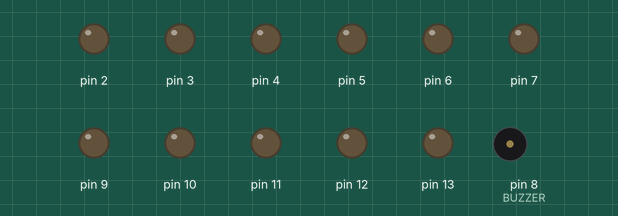
Bench run of a sketch on a simulated Arduino Uno, built with avr-gcc and run on an emulated ATmega328P. Parts: output pins drawn as LEDs (lit = HIGH), buzzer (waves = sounding).

Above: at 0.1 s.
At 0.8 s:
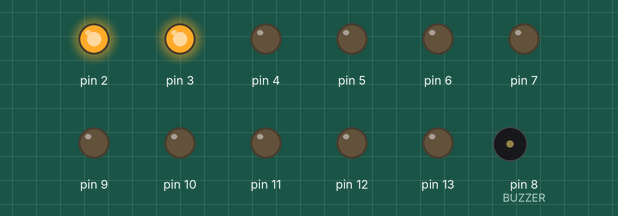
At 1.4 s:
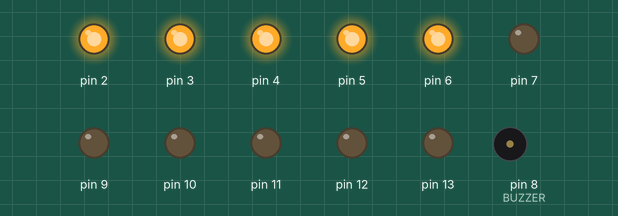
At 3.4 s:
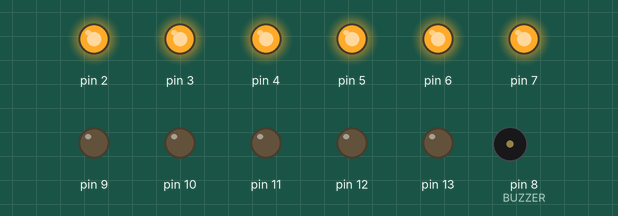
At 23.0 s:
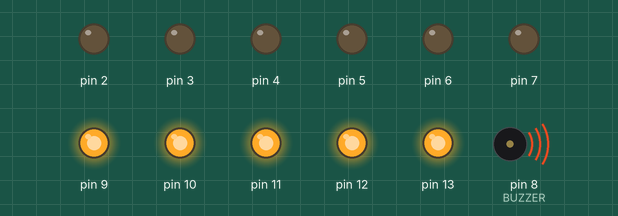
At 38.47 s:
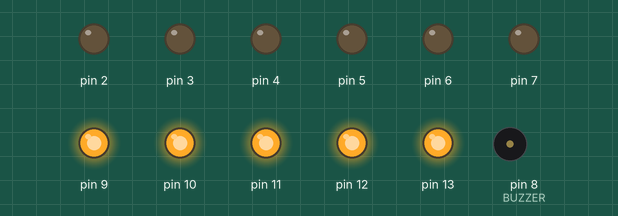
Timing chart, 0 to 40.0 s (numbered marks = the images above):
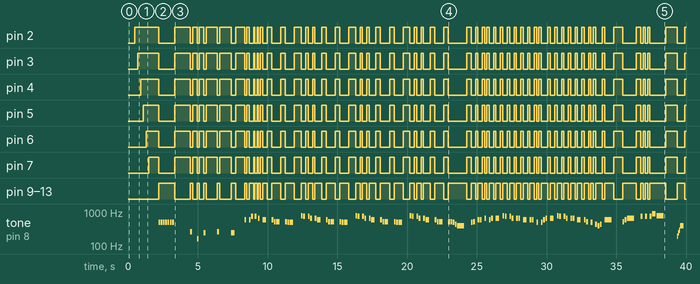

Measured:
- by itself, pin 2: LOW → HIGH at 0.50 s, → LOW 1.7 s later, → HIGH 1.1 s later, → LOW 1.1 s later, … (109 changes in this stretch)
- by itself, pin 3: LOW → HIGH at 0.70 s, → LOW 1.5 s later, → HIGH 1.1 s later, → LOW 1.1 s later, … (109 changes in this stretch)
- by itself, pin 4: LOW → HIGH at 0.90 s, → LOW 1.3 s later, → HIGH 1.1 s later, → LOW 1.1 s later, … (109 changes in this stretch)
- by itself, pin 5: LOW → HIGH at 1.1 s, → LOW 1.1 s later, → HIGH 1.1 s later, → LOW 1.1 s later, … (109 changes in this stretch)
- by itself, pin 6: LOW → HIGH at 1.3 s, → LOW 0.90 s later, → HIGH 1.1 s later, → LOW 1.1 s later, … (109 changes in this stretch)
- by itself, pin 7: LOW → HIGH at 1.5 s, → LOW 0.70 s later, → HIGH 1.1 s later, → LOW 1.1 s later, … (109 changes in this stretch)
- by itself, pin 9–13: LOW → HIGH at 2.2 s, → LOW 1.1 s later, → HIGH 1.1 s later, → LOW 0.16 s later, … (108 changes in this stretch)
- by itself, tone on pin 8 (BUZZER): plays 494 Hz for 0.13 s, 494 Hz for 0.13 s, 494 Hz for 0.13 s, 494 Hz for 0.13 s, 494 Hz for 0.13 s, 494 Hz for 0.13 s … (110 notes in this stretch)

The sketch:

UnPocoLocoVocal.ino
```cpp
/*
 * This code will play a melody for Vietnam song titled Trong Com https://www.youtube.com/watch?v=HsgxsqjFt1c
 * using Maker Uno.
 *
 * Maker Uno: https://www.cytron.io/p-maker-uno
 *
 * Created by:
 * 5 Mar 2018   Idris   Cytron Technologies
 */

#include "pitches.h"

#define BUZZER  8

#define TEMPO 1000

int pin = 0;

// notes in the melody:
int melody[] = {
  NOTE_B4, NOTE_B4, NOTE_B4, NOTE_B4, NOTE_B4, NOTE_B4, NOTE_B4, 0,

  0, 0, 0, 0, 0, 0, NOTE_C4,
  0, 0, NOTE_E3, 0, 0, NOTE_B3, 0,
  0, 0, 0, 0, NOTE_C4, 0,
  0, 0, 0, 0, NOTE_B3, 0, 0, 0, 0,

  NOTE_D5, 0, NOTE_D5, NOTE_FS5, 0, NOTE_FS5, 0, NOTE_E5, 0, NOTE_D5, 0,
  NOTE_D5, NOTE_C5, NOTE_C5, 0, NOTE_C5, NOTE_B4, NOTE_B4, 0,

  0, NOTE_G5, NOTE_FS5, 0, NOTE_FS5, NOTE_E5, 0, NOTE_E5, NOTE_D5, 0,
  NOTE_D5, NOTE_C5, NOTE_C5, 0, NOTE_C5, NOTE_B4, NOTE_B4, 0,

  0, NOTE_G5, NOTE_FS5, 0, NOTE_FS5, NOTE_E5, 0, NOTE_E5, NOTE_D5, 0,
  NOTE_D5, NOTE_C5, NOTE_C5, 0, NOTE_C5, NOTE_B4, NOTE_B4, 0,

  0, NOTE_G5, NOTE_FS5, 0, NOTE_FS5, NOTE_E5, 0, NOTE_E5, NOTE_D5, 0,
  NOTE_D5, NOTE_C5, NOTE_C5, 0, NOTE_C5, NOTE_C5, NOTE_B4, NOTE_A4, NOTE_G4, 0,

  NOTE_B4, NOTE_C5, 0, NOTE_D5, NOTE_D5, 0, NOTE_E5, 0, NOTE_D5, NOTE_E5, 0, NOTE_E5, 0,
  NOTE_G5, NOTE_FS5, 0, NOTE_FS5, NOTE_E5, 0, NOTE_E5, NOTE_E5, 0, NOTE_D5, 0,

  NOTE_D5, NOTE_D5, 0, NOTE_B4, 0, NOTE_B4, NOTE_D5, NOTE_E5, 0, NOTE_E5, 0,
  NOTE_G5, NOTE_FS5, 0, NOTE_FS5, NOTE_E5, 0, NOTE_E5, NOTE_E5, 0, NOTE_D5, 0,

  NOTE_D5, NOTE_C5, 0, NOTE_B4, 0, NOTE_A4, NOTE_G4, NOTE_A4, 0, NOTE_D5, 0,
  NOTE_C5, NOTE_D5, NOTE_E5, 0, NOTE_FS5, 0, NOTE_FS5, 0, NOTE_FS5, NOTE_A5, NOTE_G5, 0, 0,

  NOTE_G3, NOTE_B3, NOTE_D4, NOTE_G4, 0,
};

// note durations: 4 = quarter note, 8 = eighth note, etc.:
int noteDurations[] = {
  8, 8, 8, 8, 8, 8, 8, 8, // 8

  8, 8, 8, 8, 8, 8, 8,
  8, 8, 8, 8, 8, 8, 8,
  8, 8, 8, 8, 8, 8,
  8, 8, 8, 8, 4, 16, 16, 8, 4, // 29

  8, 8, 8, 8, 16, 8, 16, 8, 8, 4, 4,
  8, 8, 4, 4, 8, 8, 4, 4, // 19

  8, 8, 8, 8, 8, 8, 8, 8, 4, 4,
  8, 8, 4, 4, 8, 8, 4, 4, // 17

  8, 8, 8, 8, 8, 8, 8, 8, 4, 4,
  8, 8, 4, 4, 8, 8, 4, 4, // 17

  8, 8, 8, 8, 8, 8, 8, 8, 4, 4,
  8, 8, 4, 4, 8, 8, 8, 8, 2, 4, // 20

  8, 8, 8, 8, 8, 8, 8, 8, 8, 8, 8, 4, 8,
  8, 8, 8, 8, 8, 8, 8, 8, 8, 4, 8, // 24

  8, 8, 8, 8, 8, 8, 8, 8, 8, 4, 8,
  8, 8, 8, 8, 8, 8, 8, 8, 8, 4, 8, // 22

  8, 8, 8, 8, 8, 8, 8, 8, 8, 2, 2,
  8, 8, 2, 4, 8, 8, 8, 8, 8, 4, 2, 2, 8, // 24

  16, 16, 16, 4, 4, // 5
};

void setup()
{
  for (pin = 2; pin < 14; pin++) {
    pinMode(pin, OUTPUT);
  }

  delay(500);

  for (pin = 2; pin < 8; pin++) {
    digitalWrite(pin, HIGH);
    delay(200);
  }

  delay(500);

  // iterate over the notes of the melody:
  for (int thisNote = 0; thisNote < 187; thisNote++) {

    // to calculate the note duration, take one second divided by the note type.
    //e.g. quarter note = 1000 / 4, eighth note = 1000/8, etc.
    int noteDuration = TEMPO / noteDurations[thisNote];
    tone(BUZZER, melody[thisNote], noteDuration);

    if (melody[thisNote] == 0) {
      LEDs(LOW);
    }
    else {
      LEDs(HIGH);
    }

    // to distinguish the notes, set a minimum time between them.
    // the note's duration + 30% seems to work well:
    int pauseBetweenNotes = noteDuration * 1.30;
    delay(pauseBetweenNotes);
    // stop the tone playing:
    noTone(BUZZER);
  }

  delay(500);

  for (pin = 7; pin > 1; pin--) {
    digitalWrite(pin, LOW);
    delay(200);
  }
}

void loop()
{

}

void LEDs(boolean ledArray)
{
  if (ledArray == HIGH) {
    for (pin = 2; pin < 8; pin++) {
      digitalWrite(pin, LOW);
    }
    for (pin = 9; pin < 14; pin++) {
      digitalWrite(pin, HIGH);
    }
  }
  else {
    for (pin = 2; pin < 8; pin++) {
      digitalWrite(pin, HIGH);
    }
    for (pin = 9; pin < 14; pin++) {
      digitalWrite(pin, LOW);
    }
  }
}
```

pitches.h
```cpp
/*************************************************
 * Public Constants
 *************************************************/

#define NOTE_B0  31
#define NOTE_C1  33
#define NOTE_CS1 35
#define NOTE_D1  37
#define NOTE_DS1 39
#define NOTE_E1  41
#define NOTE_F1  44
#define NOTE_FS1 46
#define NOTE_G1  49
#define NOTE_GS1 52
#define NOTE_A1  55
#define NOTE_AS1 58
#define NOTE_B1  62
#define NOTE_C2  65
#define NOTE_CS2 69
#define NOTE_D2  73
#define NOTE_DS2 78
#define NOTE_E2  82
#define NOTE_F2  87
#define NOTE_FS2 93
#define NOTE_G2  98
#define NOTE_GS2 104
#define NOTE_A2  110
#define NOTE_AS2 117
#define NOTE_B2  123
#define NOTE_C3  131
#define NOTE_CS3 139
#define NOTE_D3  147
#define NOTE_DS3 156
#define NOTE_E3  165
#define NOTE_F3  175
#define NOTE_FS3 185
#define NOTE_G3  196
#define NOTE_GS3 208
#define NOTE_A3  220
#define NOTE_AS3 233
#define NOTE_B3  247
#define NOTE_C4  262
#define NOTE_CS4 277
#define NOTE_D4  294
#define NOTE_DS4 311
#define NOTE_E4  330
#define NOTE_F4  349
#define NOTE_FS4 370
#define NOTE_G4  392
#define NOTE_GS4 415
#define NOTE_A4  440
#define NOTE_AS4 466
#define NOTE_B4  494
#define NOTE_C5  523
#define NOTE_CS5 554
#define NOTE_D5  587
#define NOTE_DS5 622
#define NOTE_E5  659
#define NOTE_F5  698
#define NOTE_FS5 740
#define NOTE_G5  784
#define NOTE_GS5 831
#define NOTE_A5  880
#define NOTE_AS5 932
#define NOTE_B5  988
#define NOTE_C6  1047
#define NOTE_CS6 1109
#define NOTE_D6  1175
#define NOTE_DS6 1245
#define NOTE_E6  1319
#define NOTE_F6  1397
#define NOTE_FS6 1480
#define NOTE_G6  1568
#define NOTE_GS6 1661
#define NOTE_A6  1760
#define NOTE_AS6 1865
#define NOTE_B6  1976
#define NOTE_C7  2093
#define NOTE_CS7 2217
#define NOTE_D7  2349
#define NOTE_DS7 2489
#define NOTE_E7  2637
#define NOTE_F7  2794
#define NOTE_FS7 2960
#define NOTE_G7  3136
#define NOTE_GS7 3322
#define NOTE_A7  3520
#define NOTE_AS7 3729
#define NOTE_B7  3951
#define NOTE_C8  4186
#define NOTE_CS8 4435
#define NOTE_D8  4699
#define NOTE_DS8 4978
```
